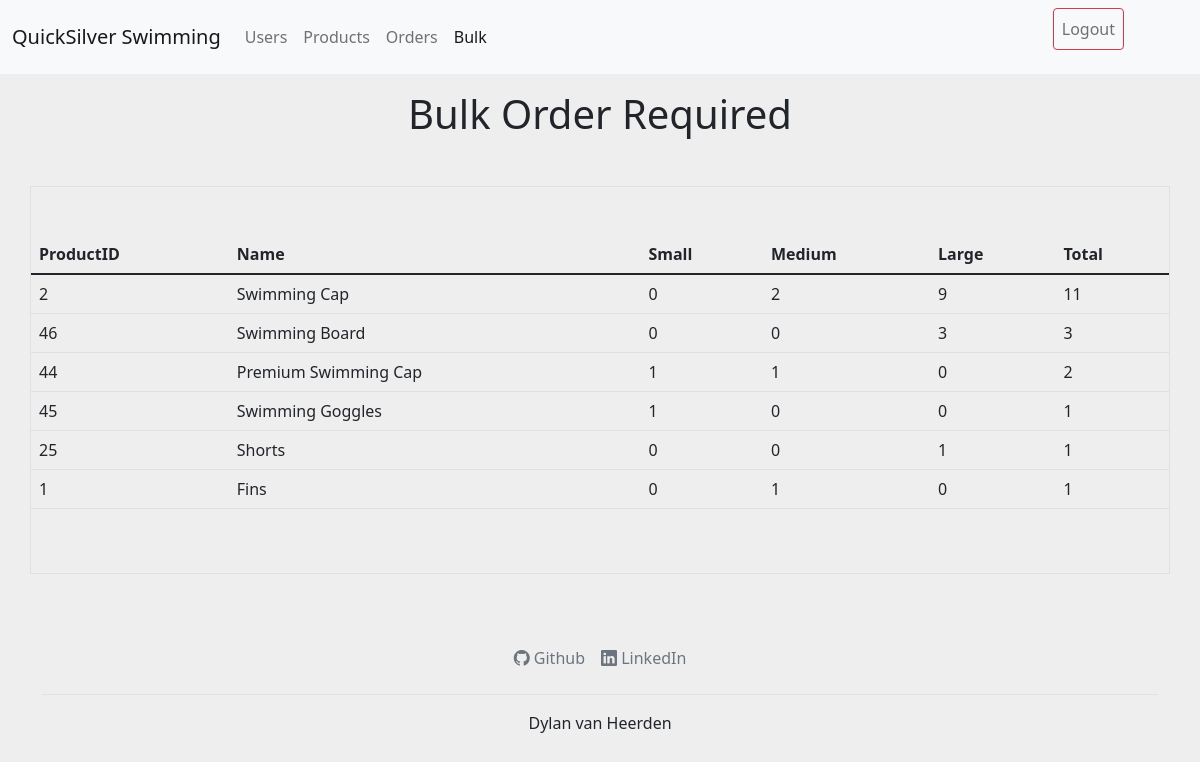
The page /admin/views/bulk.php (signed in) on the database its author committed.
### tables this page shows
CREATE TABLE `OrderItems` (
  `id` int(11) NOT NULL,
  `orderId` int(11) NOT NULL,
  `productId` int(11) NOT NULL,
  `quantity` int(11) NOT NULL,
  `size` varchar(1) NOT NULL,
  `cost` double NOT NULL
);

CREATE TABLE `Products` (
  `id` int(11) NOT NULL,
  `name` varchar(255) NOT NULL,
  `price` double NOT NULL,
  `description` varchar(255) NOT NULL,
  `imageUrl` varchar(1000) NOT NULL,
  `visible` tinyint(1) NOT NULL
);

### admin/controllers/bulk.php (called while the page is built, shortened)
<?php
include('../../include/connection.php');
include('../../include/adminNavbar.php');
include('../models/bulkOrderItem.php');
$bulkProductsOrder = [];
$ordersSelectStatement = 'SELECT * FROM orders WHERE completed = 0';
$ordersResult = mysqli_query($conn, $ordersSelectStatement);
while ($orderData = mysqli_fetch_array($ordersResult)) {
    $orderItemsSelectStatement = "SELECT * FROM orderItems WHERE orderId = '$orderData[id]'";
    $orderItemsResult = mysqli_query($conn, $orderItemsSelectStatement);
    while ($orderItemsData = mysqli_fetch_array($orderItemsResult)) {
        $productId = $orderItemsData['productId'];
        $foundMatch = false;
        $index = 0;
        foreach ($bulkProductsOrder as $product) {
            if ($product->productId == $productId) {
                $foundMatch = true;
                break;
            }
            $index += 1;
        }
        if ($foundMatch) {
            switch ($orderItemsData['size']) {
                case "S":
                    $bulkProductsOrder[$index]->smallSize += $orderItemsData['quantity'];
                    break;
                case "M":
                    $bulkProductsOrder[$index]->mediumSize += $orderItemsData['quantity'];
                    break;
                case "L":
                    $bulkProductsOrder[$index]->largeSize += $orderItemsData['quantity'];
                    break;
            }
            $bulkProductsOrder[$index]->total += $orderItemsData['quantity'];
        } else {
            $productNameSelectStatement = "SELECT * FROM products WHERE id = '$productId'";
            $productNameResult = mysqli_query($conn, $productNameSelectStatement);
            $productNameData = mysqli_fetch_array($productNameResult);
            $productName = $productNameData['name'];
            $newFoundProduct = new BulkOrderItem($productId, $productName, 0, 0, 0, 0);
            switch ($orderItemsData['size']) {
                case "S":
                    $newFoundProduct->smallSize += $orderItemsData['quantity'];
                    break;
                case "M":
                    $newFoundProduct->mediumSize += $orderItemsData['quantity'];
                    break;
                case "L":
                    $newFoundProduct->largeSize += $orderItemsData['quantity'];
                    break;
            }
            $newFoundProduct->total += $orderItemsData['quantity'];
            $bulkProductsOrder[] = $newFoundProduct;
        }
    }
}

### admin/models/bulkOrderItem.php (called while the page is built, shortened)
<?php
class BulkOrderItem
{
    function __construct($productId, $name, $largeSize, $mediumSize, $smallSize, $total)
    {
        $this->productId = $productId;
        $this->name = $name;
        $this->largeSize = $largeSize;
        $this->mediumSize = $mediumSize;
        $this->smallSize = $smallSize;
    }
}

### admin/views/bulk.php (the view, shortened to what this page needs)
<?php
include('../controllers/bulk.php');
?>
<!doctype html>
<html lang="en">
<head>
    <link href="https://cdn.jsdelivr.net/npm/bootstrap@5.1.3/dist/css/bootstrap.min.css" rel="stylesheet">
    <link href="/ITECA3-Project/include/globalStyles.css" rel="stylesheet" />
</head>
<body class="backColor">
    <h1 class="text-center my-3">Bulk Order Required</h1>
    <div class="container py-5 my-5 mx-auto border">
        <div class="row row-cols-1 row-cols-md-4 g-4">
            <table class="table">
                <thead>
                    <tr>
                        <th scope="col">ProductID</th>
                        <th scope="col">Name</th>
                        <th scope="col">Small</th>
                        <th scope="col">Medium</th>
                        <th scope="col">Large</th>
                        <th scope="col">Total</th>
                    </tr>
                </thead>
                <tbody>
                    <?php
                    foreach ($bulkProductsOrder as $productData) {
                    ?>
                        <tr>
                            <td><?php echo $productData->productId; ?></td>
                            <td><?php echo $productData->name; ?></td>
                            <td><?php echo $productData->smallSize; ?></td>
                            <td><?php echo $productData->mediumSize; ?></td>
                            <td><?php echo $productData->largeSize; ?></td>
                            <td><?php echo $productData->total; ?></td>
                        </tr>
                    <?php
                    }
                    ?>
            </table>
        </div>
    </div>
    <?php include("../../include/footer.php"); ?>
</body>
</html>

### include/globalStyles.css (style rules this page uses)
.backColor { background-color: #eee; }

### rows shown on the page
products: name "Swimming Cap", smallSize "0", id "2", largeSize "9", total "11"
orderitems: productId "2"
orderitems: productId "46"
products: name "Swimming Board"
products: name "Premium Swimming Cap", visible "1", largeSize "0", total "2"
orderitems: productId "44"
products: name "Swimming Goggles", visible "1", mediumSize "0", largeSize "0"
orderitems: productId "45"
products: name "Shorts", smallSize "0", mediumSize "0", visible "1"
orderitems: productId "25"
products: name "Fins", smallSize "0", mediumSize "1", largeSize "0", total "1"
orderitems: productId "1"

### other values the page prints
$productData->smallSize "0"
$productData->mediumSize "0"
$productData->largeSize "3"
$productData->total "3"
